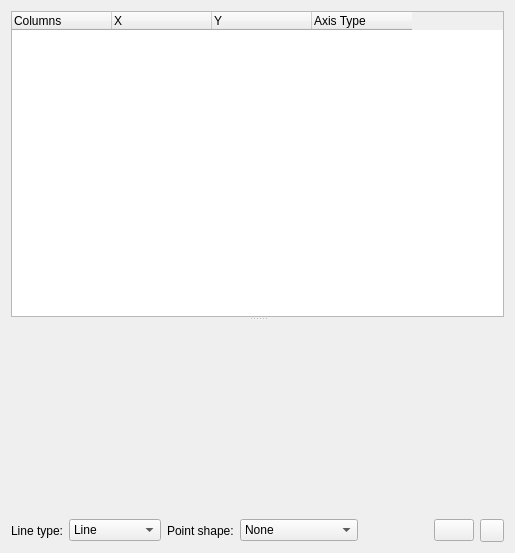
<?xml version="1.0" encoding="UTF-8"?>
<ui version="4.0">
 <class>PlotDock</class>
 <widget class="QDialog" name="PlotDock">
  <property name="geometry">
   <rect>
    <x>0</x>
    <y>0</y>
    <width>515</width>
    <height>553</height>
   </rect>
  </property>
  <property name="windowTitle">
   <string>Plot</string>
  </property>
  <layout class="QVBoxLayout" name="verticalLayout">
   <item>
    <widget class="QSplitter" name="splitterForPlot">
     <property name="orientation">
      <enum>Qt::Vertical</enum>
     </property>
     <widget class="QTreeWidget" name="treePlotColumns">
      <property name="sizePolicy">
       <sizepolicy hsizetype="Expanding" vsizetype="Preferred">
        <horstretch>0</horstretch>
        <verstretch>2</verstretch>
       </sizepolicy>
      </property>
      <property name="whatsThis">
       <string>&lt;html&gt;&lt;head/&gt;&lt;body&gt;&lt;p&gt;This pane shows the list of columns of the currently browsed table or the just executed query. You can select the columns that you want to be used as X or Y axis for the plot pane below. The table shows detected axis type that will affect the resulting plot. For the Y axis you can only select numeric columns, but for the X axis you will be able to select:&lt;/p&gt;&lt;ul style=&quot;margin-top: 0px; margin-bottom: 0px; margin-left: 0px; margin-right: 0px; -qt-list-indent: 1;&quot;&gt;&lt;li style=&quot; margin-top:12px; margin-bottom:0px; margin-left:0px; margin-right:0px; -qt-block-indent:0; text-indent:0px;&quot;&gt;&lt;span style=&quot; font-weight:600;&quot;&gt;Date/Time&lt;/span&gt;: strings with format &amp;quot;yyyy-MM-dd hh:mm:ss&amp;quot; or &amp;quot;yyyy-MM-ddThh:mm:ss&amp;quot;&lt;/li&gt;&lt;li style=&quot; margin-top:0px; margin-bottom:0px; margin-left:0px; margin-right:0px; -qt-block-indent:0; text-indent:0px;&quot;&gt;&lt;span style=&quot; font-weight:600;&quot;&gt;Date&lt;/span&gt;: strings with format &amp;quot;yyyy-MM-dd&amp;quot;&lt;/li&gt;&lt;li style=&quot; margin-top:0px; margin-bottom:0px; margin-left:0px; margin-right:0px; -qt-block-indent:0; text-indent:0px;&quot;&gt;&lt;span style=&quot; font-weight:600;&quot;&gt;Time&lt;/span&gt;: strings with format &amp;quot;hh:mm:ss&amp;quot;&lt;/li&gt;&lt;li style=&quot; margin-top:0px; margin-bottom:0px; margin-left:0px; margin-right:0px; -qt-block-indent:0; text-indent:0px;&quot;&gt;&lt;span style=&quot; font-weight:600;&quot;&gt;Label&lt;/span&gt;: other string formats. Selecting this column as X axis will produce a Bars plot with the column values as labels for the bars&lt;/li&gt;&lt;li style=&quot; margin-top:0px; margin-bottom:12px; margin-left:0px; margin-right:0px; -qt-block-indent:0; text-indent:0px;&quot;&gt;&lt;span style=&quot; font-weight:600;&quot;&gt;Numeric&lt;/span&gt;: integer or real values&lt;/li&gt;&lt;/ul&gt;&lt;p&gt;Double-clicking the Y cells you can change the used color for that graph.&lt;/p&gt;&lt;/body&gt;&lt;/html&gt;</string>
      </property>
      <property name="alternatingRowColors">
       <bool>true</bool>
      </property>
      <property name="columnCount">
       <number>4</number>
      </property>
      <attribute name="headerDefaultSectionSize">
       <number>100</number>
      </attribute>
      <attribute name="headerStretchLastSection">
       <bool>false</bool>
      </attribute>
      <column>
       <property name="text">
        <string>Columns</string>
       </property>
      </column>
      <column>
       <property name="text">
        <string>X</string>
       </property>
      </column>
      <column>
       <property name="text">
        <string>Y</string>
       </property>
      </column>
      <column>
       <property name="text">
        <string>Axis Type</string>
       </property>
      </column>
     </widget>
     <widget class="QCustomPlot" name="plotWidget" native="true">
      <property name="sizePolicy">
       <sizepolicy hsizetype="Preferred" vsizetype="Expanding">
        <horstretch>0</horstretch>
        <verstretch>8</verstretch>
       </sizepolicy>
      </property>
      <property name="whatsThis">
       <string>Here is a plot drawn when you select the x and y values above.

Click on points to select them in the plot and in the table. Ctrl+Click for selecting a range of points.

Use mouse-wheel for zooming and mouse drag for changing the axis range.

Select the axes or axes labels to drag and zoom only in that orientation.</string>
      </property>
     </widget>
    </widget>
   </item>
   <item>
    <layout class="QHBoxLayout" name="horizontalLayout">
     <item>
      <widget class="QLabel" name="label_2">
       <property name="text">
        <string>Line type:</string>
       </property>
       <property name="buddy">
        <cstring>comboLineType</cstring>
       </property>
      </widget>
     </item>
     <item>
      <widget class="QWidget" name="widget" native="true">
       <layout class="QHBoxLayout" name="horizontalLayout_4">
        <property name="leftMargin">
         <number>0</number>
        </property>
        <property name="topMargin">
         <number>0</number>
        </property>
        <property name="rightMargin">
         <number>0</number>
        </property>
        <property name="bottomMargin">
         <number>0</number>
        </property>
        <item>
         <widget class="QComboBox" name="comboLineType">
          <property name="sizePolicy">
           <sizepolicy hsizetype="MinimumExpanding" vsizetype="Fixed">
            <horstretch>0</horstretch>
            <verstretch>0</verstretch>
           </sizepolicy>
          </property>
          <property name="minimumSize">
           <size>
            <width>50</width>
            <height>0</height>
           </size>
          </property>
          <property name="currentIndex">
           <number>1</number>
          </property>
          <item>
           <property name="text">
            <string>None</string>
           </property>
          </item>
          <item>
           <property name="text">
            <string>Line</string>
           </property>
          </item>
          <item>
           <property name="text">
            <string>StepLeft</string>
           </property>
          </item>
          <item>
           <property name="text">
            <string>StepRight</string>
           </property>
          </item>
          <item>
           <property name="text">
            <string>StepCenter</string>
           </property>
          </item>
          <item>
           <property name="text">
            <string>Impulse</string>
           </property>
          </item>
         </widget>
        </item>
        <item>
         <widget class="QLabel" name="label_3">
          <property name="text">
           <string>Point shape:</string>
          </property>
          <property name="buddy">
           <cstring>comboPointShape</cstring>
          </property>
         </widget>
        </item>
        <item>
         <widget class="QComboBox" name="comboPointShape">
          <property name="sizePolicy">
           <sizepolicy hsizetype="MinimumExpanding" vsizetype="Fixed">
            <horstretch>0</horstretch>
            <verstretch>0</verstretch>
           </sizepolicy>
          </property>
          <property name="minimumSize">
           <size>
            <width>50</width>
            <height>0</height>
           </size>
          </property>
          <property name="currentIndex">
           <number>0</number>
          </property>
          <item>
           <property name="text">
            <string>None</string>
           </property>
          </item>
          <item>
           <property name="text">
            <string>Cross</string>
           </property>
          </item>
          <item>
           <property name="text">
            <string>Plus</string>
           </property>
          </item>
          <item>
           <property name="text">
            <string>Circle</string>
           </property>
          </item>
          <item>
           <property name="text">
            <string>Disc</string>
           </property>
          </item>
          <item>
           <property name="text">
            <string>Square</string>
           </property>
          </item>
          <item>
           <property name="text">
            <string>Diamond</string>
           </property>
          </item>
          <item>
           <property name="text">
            <string>Star</string>
           </property>
          </item>
          <item>
           <property name="text">
            <string>Triangle</string>
           </property>
          </item>
          <item>
           <property name="text">
            <string>TriangleInverted</string>
           </property>
          </item>
          <item>
           <property name="text">
            <string>CrossSquare</string>
           </property>
          </item>
          <item>
           <property name="text">
            <string>PlusSquare</string>
           </property>
          </item>
          <item>
           <property name="text">
            <string>CrossCircle</string>
           </property>
          </item>
          <item>
           <property name="text">
            <string>PlusCircle</string>
           </property>
          </item>
          <item>
           <property name="text">
            <string>Peace</string>
           </property>
          </item>
         </widget>
        </item>
        <item>
         <spacer name="horizontalSpacer_4">
          <property name="orientation">
           <enum>Qt::Horizontal</enum>
          </property>
          <property name="sizeHint" stdset="0">
           <size>
            <width>40</width>
            <height>20</height>
           </size>
          </property>
         </spacer>
        </item>
        <item>
         <widget class="QPushButton" name="butSavePlot">
          <property name="toolTip">
           <string>&lt;html&gt;&lt;head/&gt;&lt;body&gt;&lt;p&gt;Save current plot...&lt;/p&gt;&lt;p&gt;File format chosen by extension (png, jpg, pdf, bmp)&lt;/p&gt;&lt;/body&gt;&lt;/html&gt;</string>
          </property>
          <property name="statusTip">
           <string>Save current plot...</string>
          </property>
          <property name="text">
           <string/>
          </property>
          <property name="icon">
           <iconset resource="icons/icons.qrc">
            <normaloff>:/icons/image_save</normaloff>:/icons/image_save</iconset>
          </property>
          <property name="checkable">
           <bool>false</bool>
          </property>
          <property name="autoDefault">
           <bool>false</bool>
          </property>
          <property name="default">
           <bool>false</bool>
          </property>
          <property name="flat">
           <bool>false</bool>
          </property>
         </widget>
        </item>
        <item>
         <widget class="QToolButton" name="buttonLoadAllData">
          <property name="toolTip">
           <string>Load all data and redraw plot</string>
          </property>
          <property name="icon">
           <iconset resource="icons/icons.qrc">
            <normaloff>:/icons/refresh</normaloff>:/icons/refresh</iconset>
          </property>
         </widget>
        </item>
       </layout>
      </widget>
     </item>
    </layout>
   </item>
  </layout>
 </widget>
 <customwidgets>
  <customwidget>
   <class>QCustomPlot</class>
   <extends>QWidget</extends>
   <header>qcustomplot.h</header>
   <container>1</container>
  </customwidget>
 </customwidgets>
 <resources>
  <include location="icons/icons.qrc"/>
 </resources>
 <connections>
  <connection>
   <sender>buttonLoadAllData</sender>
   <signal>clicked()</signal>
   <receiver>PlotDock</receiver>
   <slot>fetchAllData()</slot>
   <hints>
    <hint type="sourcelabel">
     <x>463</x>
     <y>526</y>
    </hint>
    <hint type="destinationlabel">
     <x>477</x>
     <y>495</y>
    </hint>
   </hints>
  </connection>
 </connections>
 <slots>
  <slot>fetchAllData()</slot>
 </slots>
</ui>
